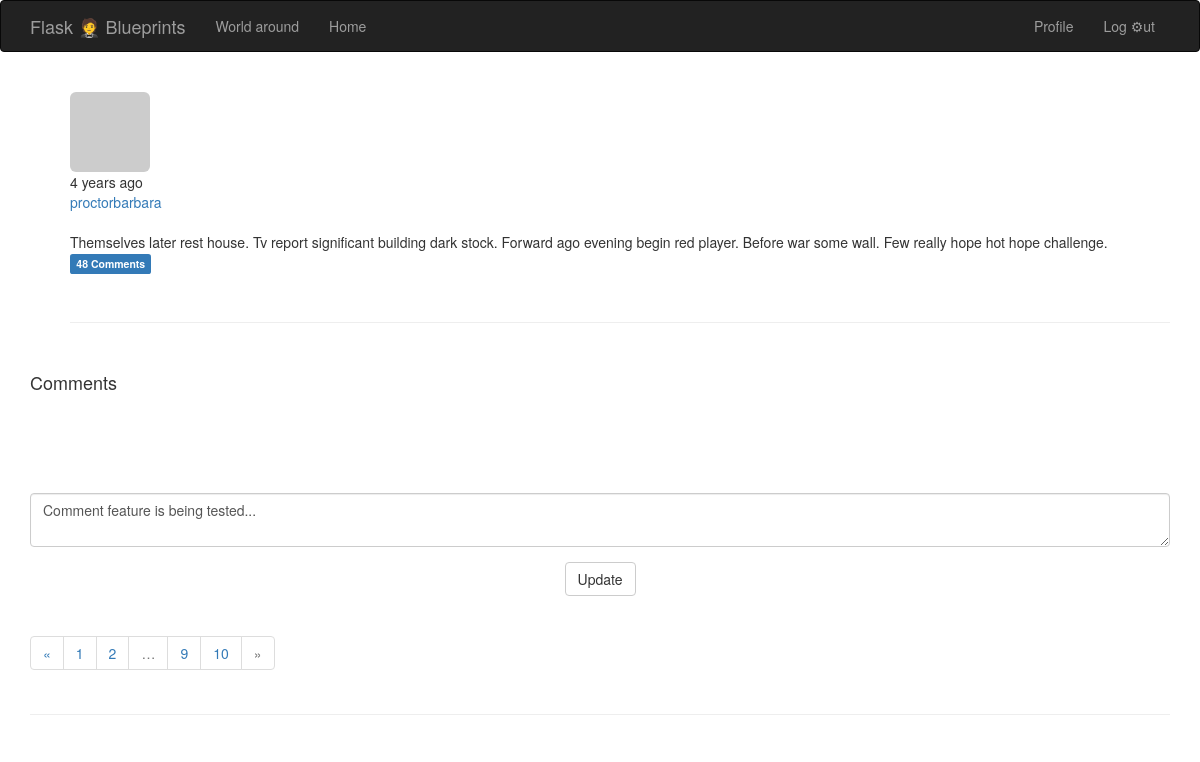
The page /editcomment/1 (signed in) on the database its author committed.
### flask_blueprint/app/models.py (models this page shows, shortened)
class Post(db.Model):
    __tablename__ = 'posts'
    id = db.Column(db.Integer, primary_key=True)
    body = db.Column(db.Text)
    timestamp = db.Column(db.DateTime, index=True, default=datetime.utcnow)
    author_id = db.Column(db.Integer, db.ForeignKey('users.id'))   ####§§ Line 195 <=> Line 267
    body_html = db.Column(db.Text)
    toquery_authornamestartswitha = db.Column(db.Boolean, default=False, index=True)
    comments = db.relationship('Comment', backref='post', lazy='dynamic')

class User(UserMixin, db.Model):
    __tablename__ = 'users'
    id = db.Column(db.Integer, primary_key=True)
    username = db.Column(db.String(64), unique=True, index=True)
    email = db.Column(db.String(64), unique=True, index=True)
    role_id = db.Column(db.Integer, db.ForeignKey('roles.id')) # table 'roles' / column 'id'
    from flask_login import UserMixin, AnonymousUserMixin
    def can(self, perm):
        return self.role is not None and self.role.has_permission(perm)
    def is_administrator(self):
        return self.can(Permission.ADMIN)
    password_hash = db.Column(db.String(128))
    @property
    def password(self):
        raise AttributeError('Password is not a readable attribute.')
    confirmed = db.Column(db.Boolean, default=False)
    name = db.Column(db.String(64))
    location = db.Column(db.String(64))
    about_me = db.Column(db.Text()) # string that does not need a maximum length
    member_since = db.Column(db.DateTime())
    last_login = db.Column(db.DateTime())
    last_seen = db.Column(db.DateTime(), default=datetime.utcnow)
    def ping(self):
        self.last_seen = datetime.utcnow()
        db.session.add(self)
        db.session.commit()
    avatar_hash = db.Column(db.String(32))
    def gravatar(self, size=100, default='identicon', rating='g'):
        if request.is_secure:
            url = 'https://secure.gravatar.com/avatar'
        else:
            url = 'http://www.gravatar.com/avatar'
        hash = self.avatar_hash or self.gravatar_hash()
        return '{url}/{hash}?s={size}&d={default}&r={rating}'.format(
            url=url, hash=hash, size=size, default=default, rating=rating)
    posts = db.relationship('Post', backref='author', lazy='dynamic')   ####§§ Line 195 <=> Line 267
    followed = db.relationship('Follow',                            # stars relating to this fan
                               foreign_keys=[Follow.follower_id],   # fan
                               backref=db.backref('follower', lazy='joined'),   # .follower
                               lazy='dynamic',
                               cascade='all, delete-orphan')
    followers = db.relationship('Follow',                            # fans relating to this star
                                foreign_keys=[Follow.followed_id],   # star
                                backref=db.backref('followed', lazy='joined'),   # .followed
                                lazy='dynamic',
                                cascade='all, delete-orphan')
    comments = db.relationship('Comment', backref='author', lazy='dynamic')

class Comment(db.Model):
    __tablename__ = 'commentsss'  # :)) NOT WORKS for 'comments'
    id = db.Column(db.Integer, primary_key=True)
    body = db.Column(db.Text)
    body_html = db.Column(db.Text)
    timestamp = db.Column(db.DateTime, index=True, default=datetime.utcnow)
    disabled = db.Column(db.Boolean)
    author_id = db.Column(db.Integer, db.ForeignKey('users.id'))   ## tablename.id
    post_id = db.Column(db.Integer, db.ForeignKey('posts.id'))   ## tablename.id

### flask_blueprint/app/main/views.py (the view, shortened to what this page needs)
@main.route('/editcomment/<int:id>', methods=['GET', 'POST'])
@login_required
def editcomment(id):
    comment = Comment.query.get_or_404(id)
    post = Post.query.get_or_404(comment.post_id)
    if current_user != comment.author and not current_user.is_administrator():
        abort(403)
    form = EditCommentForm()
    form.submit.data==False
    if form.validate_on_submit():
        comment.body = form.body.data   ###### this is EDIT
        db.session.add(comment)
        db.session.commit()
        flash(''' Your comment has just been updated. ''')
    form.body.data = comment.body
    numberofpages = latestpage = (post.comments.count() - 1) // 5 + 1
    for p in range(1,latestpage+1):
        pagination = post.comments.order_by(Comment.timestamp.asc()).paginate(p, per_page=5, error_out=False)
        if Comment.query.filter_by(id=comment.id).first() in pagination.items:
            currentpage = p
    pagination = post.comments.order_by(Comment.timestamp.asc()).paginate(latestpage+1, per_page=5, error_out=False)
    comments = pagination.items
    commentid = str(comment.id)
    return render_template('post_copy.html', form=form, post=post, posts=[post],
                            pagination=pagination, comments=comments)

### flask_blueprint/app/main/forms.py
class EditCommentForm(FlaskForm):
    body = PageDownField('', validators=[Required()])
    submit = SubmitField('Update')

### flask_blueprint/app/auth/views.py (called while the page is built)
@auth.before_app_request
def before_request():
    if current_user.is_authenticated \
            and not current_user.confirmed \
            and request.blueprint != 'auth' \
            and request.endpoint != 'static':
        return redirect(url_for('auth.unconfirmed'))   ### line 94: return render_template('auth/resendconfirmation.html', form=form)

@auth.before_app_request
def before_request():
    if current_user.is_authenticated:
        current_user.ping()
        if not current_user.confirmed \
                and request.endpoint \
                and request.blueprint != 'auth' \
                and request.endpoint != 'static':
            return redirect(url_for('auth.unconfirmed'))

### flask_blueprint/app/main/__init__.py (called while the page is built)
@main.app_context_processor
def inject_permissions():
    return dict(Permission=Permission)

@main.app_context_processor
def inject_abc():
    abc = "ABC is shown here!"
    return dict(abc=abc)

@main.app_context_processor
def inject_commentid():
    try:
        with open('commentid', 'r') as f:
            commentid = f.read()
    except FileNotFoundError:
        commentid = ''
    return dict(commentid=commentid)

### flask_blueprint/app/main/views.py (called while the page is built, shortened)
@main.after_app_request
def after_request(response):
    return response

### flask_blueprint/app/models.py (called while the page is built)
@login_manager.user_loader
def load_user(user_id):
    return User.query.get(int(user_id))

    def has_permission(self, perm):   ######
        return self.permissions & perm == perm

### flask_blueprint/app/templates/post_copy.html (shortened to what this page needs)
{% extends "base.html" %}
{% block page_content %}
<br>
<ul class="posts">
  {% for post in posts %}
         <div class="profile-thumbnail">
             <a href="{{ url_for('.user', username=post.author.username) }}">
                 <img class="img-rounded profile-thumbnail"
                     src="{{ post.author.gravatar(size=40) }}">
             </a>
         </div>
         <div class="post-date">{{ moment(post.timestamp).fromNow() }}</div>
         <div class="post-author">
             <a href="{{ url_for('.user', username=post.author.username) }}">
                 {{ post.author.username }}
             </a>
         </div>
<br>
         <div class="post-body">
<p>
           {% if post.body_html %}
               {{ post.body_html | safe }}
           {% else %}
               {{ post.body }}
           {% endif %}
           <a href="{{ url_for('.post', id=post.id) }}#comments" class="label label-primary">
                              {{ post.comments.count() }} Comments
                      </a>
</p>
           <div class="post-footer">
             <br>
      </div>
</div>
         <hr>
     <br>
     {% endfor %}
</ul>
<h4 id="comments">Comments</h4>
<br>
<br>
<br>
{% import "bootstrap/wtf.html" as wtf %}
<div class="commentform" align="center">
  {% if current_user.can(Permission.WRITE) %}
    {{ wtf.quick_form(form, form_type="horizontal") }}
  {% endif %}
</div>
<br>
{% import "_macros_copy.html" as macros %}
{{ macros.pagination_widget(pagination, '.post', id=post.id) }}
<hr>
{% endblock %}

### rows shown on the page
Post: timestamp "4 years ago", author.username "proctorbarbara", body "Themselves later rest house. Tv report significant building dark stock. Forward ago evening begin red player. Before war some wall. Few really hope hot hope challenge.", comments.count "48"
Comment: body "Comment feature is being tested..."

### other values the page prints
{{ p }} "1" "2" "9" "10"
